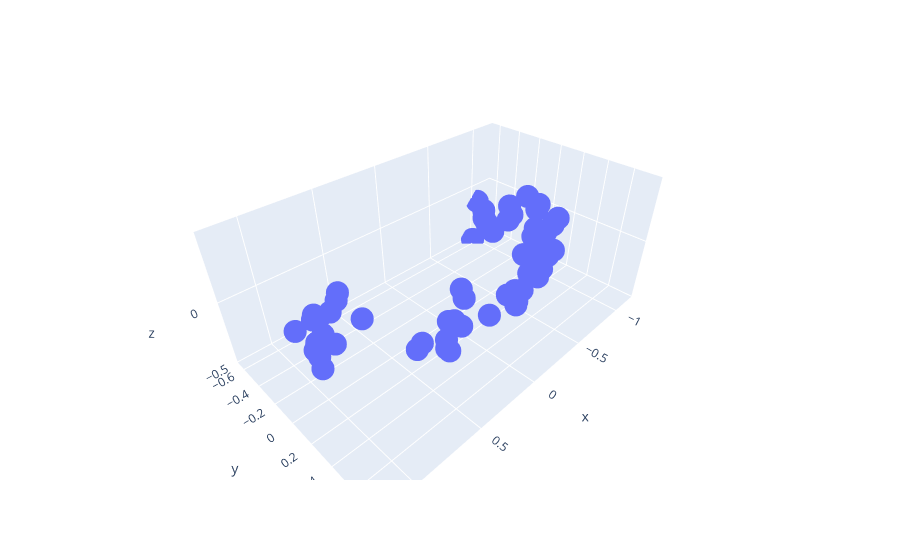

Notebook cell for this chart:
### Code cell
df_plot = X
fig = px.scatter_3d(
    df_plot,
    x=X[:, 0],
    y=X[:, 1],
    z=X[:, 2])
fig.show()
